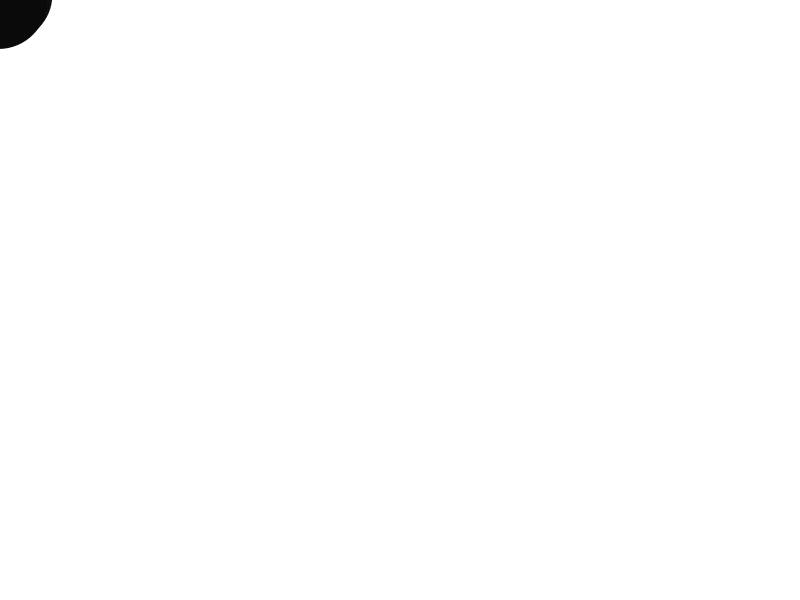
Frame 1 (no input)
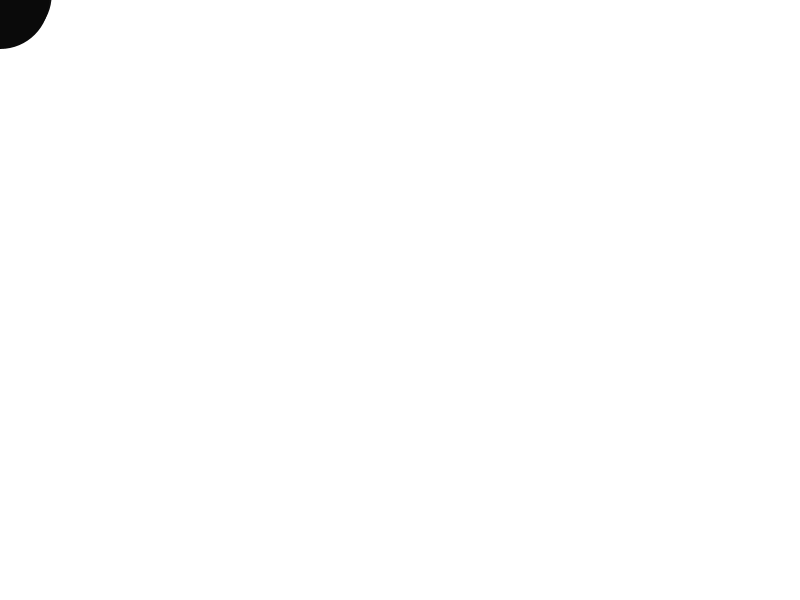
Frame 60 (the mouse pressed at the canvas centre just before this capture)
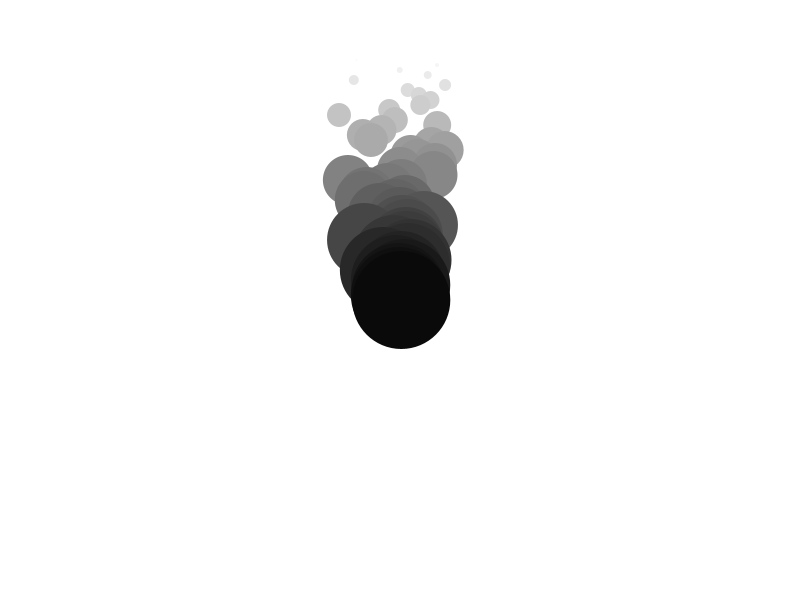
Frame 120 (the mouse held since frame 60 and released just before this capture)

The Processing sketch that drew these frames (run headless with seeded random() and noise(); from frame 60 on, the mouse is pressed at the canvas centre):

// Processing sketch: processing_165428
// ── processing_165428.pde

int[] xpos = new int[50];
int[] ypos = new int[50];
 
void setup(){
  size(800,600);
  smooth();
 
  for(int i = 0; i < 50; i++){
    xpos[i] = 0;
    ypos[i] = 0;
  }
  //noCursor();
}
 
void draw(){
  background(255);
  for(int i = 0; i < 49; i++){
    xpos[i] = xpos[i+1] + int(random(-10,10));
    ypos[i] = ypos[i+1]-5;
    
  }
  
  xpos[xpos.length-1] = mouseX;
  ypos[ypos.length-1] = mouseY;
 
  for(int i = 0; i < 50; i++){
    noStroke();
    fill(255-i*5);
    ellipse(xpos[i]+random(-2,2), ypos[i], i*2, i*2);
  }
}
